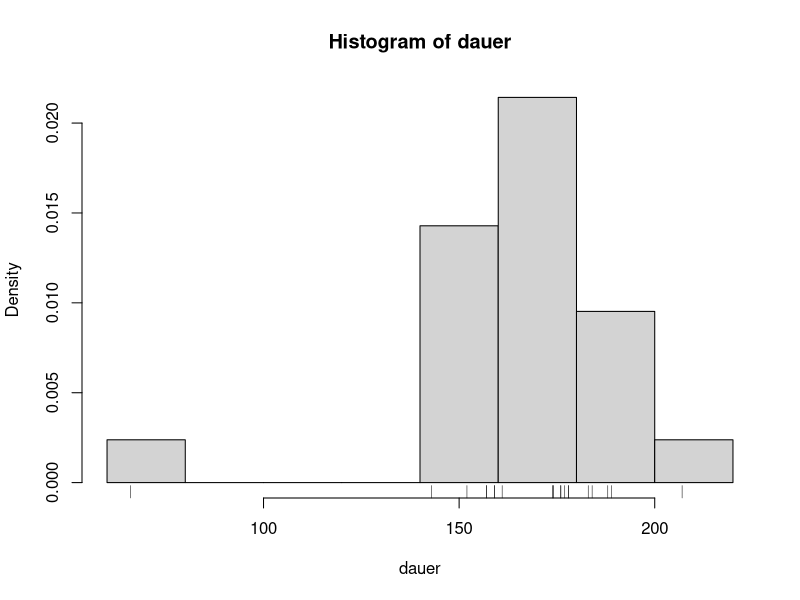
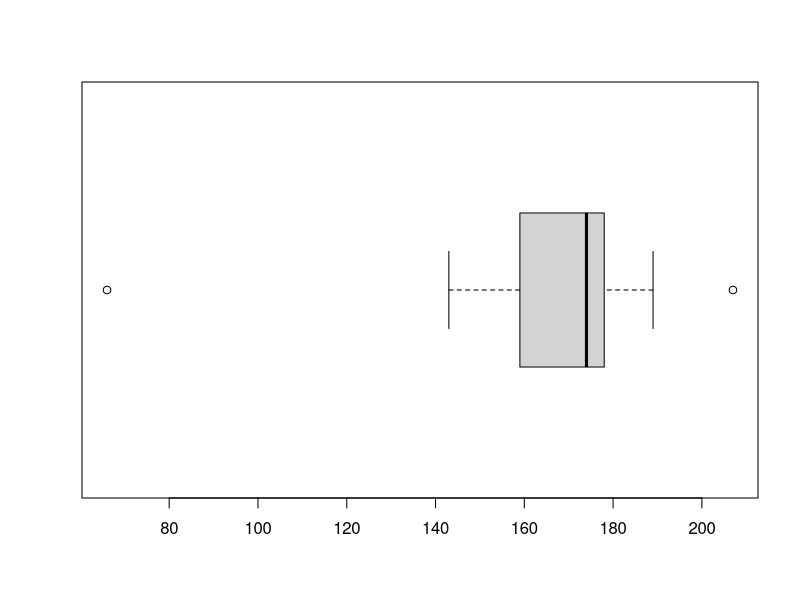
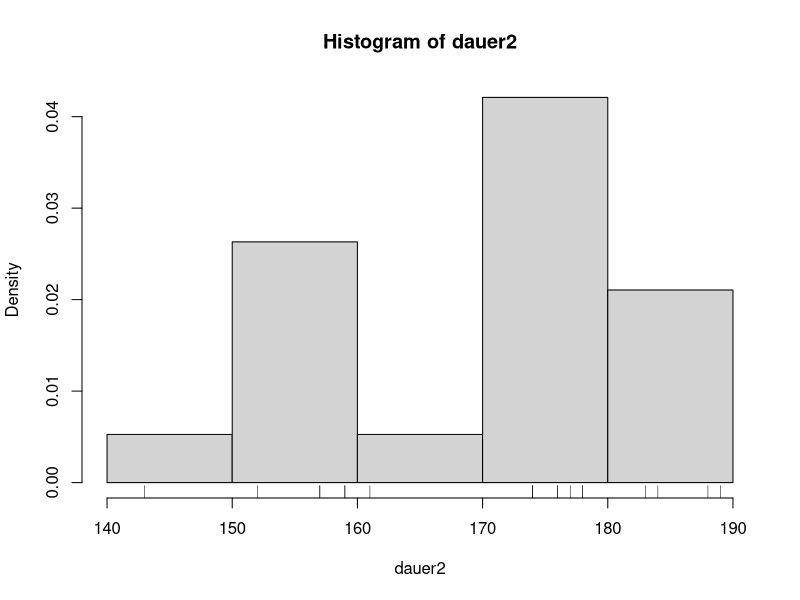

Write R code to recreate these figures, in order.
## ---- chunk 1
dauer = scan("../bugfix.txt",
             na.strings = "??")
head(dauer)
## ---- chunk 2
length(dauer)
## ---- chunk 3
sum(is.na(dauer))
## ---- chunk 4
hist(dauer, freq = F)
rug(dauer)
boxplot(dauer, horizontal = TRUE)
## ---- chunk 5
summary(dauer)
## ---- chunk 6
dauer2 = dauer[dauer > 70 & dauer < 200]
hist(dauer2, freq = FALSE)
rug(dauer2)
## ---- chunk 7
sd(dauer, na.rm = TRUE)
mad(dauer, na.rm = TRUE)
## ---- chunk 8
wilcox.test(dauer, mu = 170, conf.int = TRUE)
